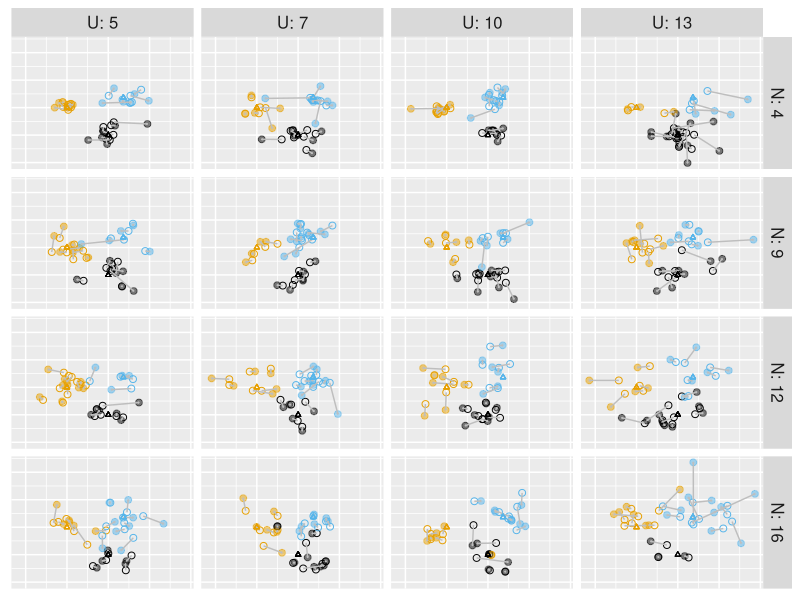

Reproduce this figure in R. (Note: this script raises an error after producing the figure.)
library(ggplot2)

n_simplex <- function(n) {
  extra_point = (1 + sqrt(n+1))/n * rep(1, n)
  basis_elements = lapply(1:n, function(x) { y = rep(0, n); y[x] = 1; y})
  all_points = basis_elements
  all_points[[n+1]] = extra_point

  df = data.frame(do.call(rbind, all_points))
  colnames(df) = paste0("dim", 1:n)
  return (df)
}

generate_basic_uncertain_data <- function(n, d, k, var_latents, noise_factor, group_means) {
  classes = sample(1:k, n, replace=TRUE)
  simulation_df = data.frame(class = classes, sample_id = paste0("sample_", 1:n))

  obsVars_df = data.frame(matrix(rchisq(n*d,1), nrow=n, ncol=d)) * noise_factor
  colnames(obsVars_df) = paste0("sigmasq", 1:d)
  simulation_df = cbind(simulation_df, obsVars_df)

  colnames(group_means) = paste0("mu", 1:d)
  group_means$class = 1:k

  simulation_df = merge(simulation_df, group_means, by="class")

  latents = matrix(rnorm(n*d,
                         mean=as.vector(as.matrix(simulation_df[, paste0("mu", 1:d)])),
                         sd=sqrt(var_latents)),
                   nrow=n, ncol=d)
  latents = data.frame(latents)
  colnames(latents) = paste0("z", 1:d)

  simulation_df = cbind(simulation_df, latents)

  observed = matrix(rnorm(n*d,
                          mean=as.vector(as.matrix(latents)),
                          sd=sqrt(as.vector(as.matrix(obsVars_df)))),
                    nrow=n, ncol=d)
  observed = data.frame(observed)
  colnames(observed) = paste0("x", 1:d)

  simulation_df = cbind(simulation_df, observed)

  rownames(simulation_df) = simulation_df$sample_id
  head(simulation_df)

  obsData = as.matrix(simulation_df[, paste0("x", 1:d)])
  obsVars = as.matrix(simulation_df[, paste0("sigmasq", 1:d)])

  pca = prcomp(obsData)
  print(summary(pca))
  pca_df = data.frame(pca$x)
  colnames(pca_df) = paste0("xPC", 1:d)

  simulation_df = cbind(simulation_df, pca_df)

  head(simulation_df)

  return (list(df=simulation_df,
               pca=pca,
               obsVars=obsVars,
               obsData=obsData))
}

d = 2
group_means = data.frame(n_simplex(d))

n = d * 10
k = d + 1
set.seed(1314)
combinations = expand.grid(noise_factor=c(5, 7, 10, 13), var_latents=c(4, 9, 12, 16))
all_generated = do.call(rbind, apply(combinations, MARGIN=1, FUN=function(x) {
  df = generate_basic_uncertain_data(n=n, d=d, k=k, var_latents=x[['var_latents']],
                                     noise_factor=x[['noise_factor']],
                                     group_means=group_means * 10)$df
  df$N = x[['var_latents']]
  df$U = x[['noise_factor']]
  df
}))

cbbPalette = c("#000000", "#E69F00", "#56B4E9", "#009E73", "#F0E442", "#0072B2", "#D55E00", "#CC79A7")
g = ggplot(all_generated, aes(x=z1, y=z2, colour=factor({class}))) +
  geom_point(size=2, shape=1) +
  geom_point(size=2, mapping=aes(x=x1, y=x2), alpha=0.5) +
  geom_segment(aes(xend=x1, yend=x2), arrow=arrow(length = unit(0.01, "npc")), colour="grey") +
  scale_colour_manual(values=cbbPalette) +
  geom_point(size=1, shape=2, mapping=aes(x=mu1, y=mu2)) +
#  stat_ellipse() +
  facet_grid("N ~ U", labeller = label_both) +
  theme(legend.position = "none",
        axis.title=element_blank(),
        axis.ticks=element_blank(),
        axis.text=element_blank(),
        text=element_text(size=15))
ggsave(snakemake@output[[1]], width=6, height=6, units="in", dpi=600)
